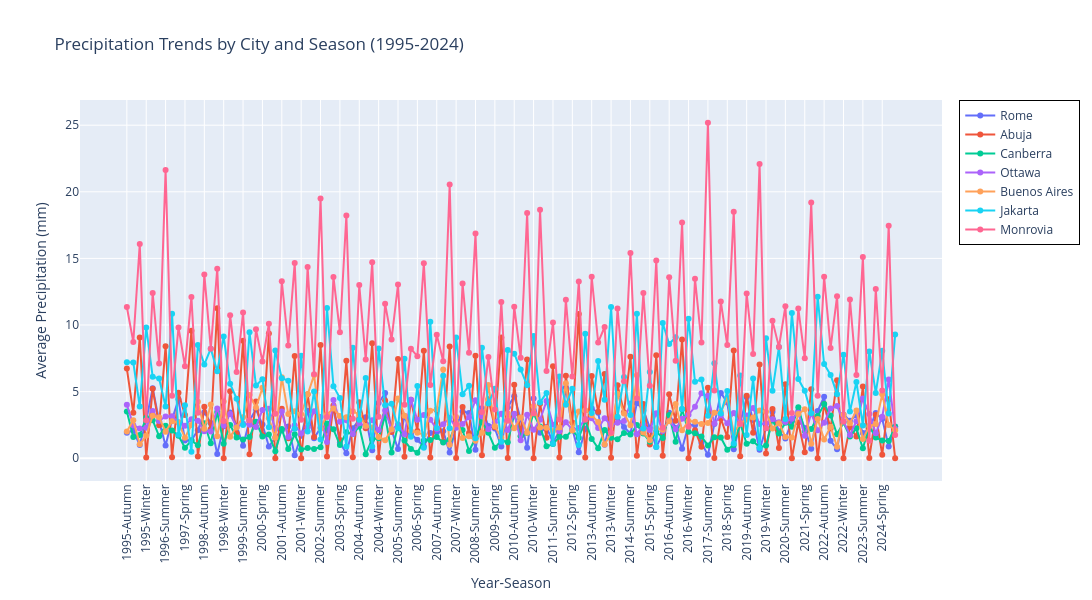

Notebook code for this chart:
### Code cell
# Time series plot for precipitation by season
import plotly.graph_objects as go

# Create figure
fig = go.Figure()

# Add a trace for each city
for city in cities:
    city_data = city_year_season_stats_reset[city_year_season_stats_reset['capital'] == city]
    
    # Create year-season column if not exists
    if 'year_season' not in city_data.columns:
        city_data['year_season'] = city_data['year'].astype(str) + '-' + city_data['season']
    
    fig.add_trace(go.Scatter(
        x=city_data['year_season'],
        y=city_data['avg_precip_mm'],
        mode='lines+markers',
        name=city.strip(),
        line=dict(width=2),
        marker=dict(size=6),
        hovertemplate='<b>%{fullData.name}</b><br>Period: %{x}<br>Avg Precipitation: %{y:.2f} mm<extra></extra>'
    ))

# Update layout
fig.update_layout(
    title='Precipitation Trends by City and Season (1995-2024)',
    xaxis_title='Year-Season',
    yaxis_title='Average Precipitation (mm)',
    hovermode='closest',
    height=600,
    width=1400,
    xaxis=dict(tickangle=-90),
    legend=dict(x=1.02, y=1, bordercolor="Black", borderwidth=1)
)

fig.show()

### Figure 1 — Plotly figure (JSON) as saved in the notebook; plotly's stock layout.template omitted (floating-point values rounded to 4 significant figures)
{"data": [{"hovertemplate": "<b>%{fullData.name}</b><br>Period: %{x}<br>Avg Precipitation: %{y:.2f} mm<extra></extra>", "line": {"width": 2}, "marker": {"size": 6}, "mode": "lines+markers", "name": "Rome", "type": "scatter", "x": ["1995-Autumn", "1995-Spring", "1995-Summer", "1995-Winter", "1996-Autumn", "1996-Spring", "1996-Summer", "1996-Winter", "1997-Autumn", "1997-Spring", "1997-Summer", "1997-Winter", "1998-Autumn", "1998-Spring", "1998-Summer", "1998-Winter", "1999-Autumn", "1999-Spring", "1999-Summer", "1999-Winter", "2000-Autumn", "2000-Spring", "2000-Summer", "2000-Winter", "2001-Autumn", "2001-Spring", "2001-Summer", "2001-Winter", "2002-Autumn", "2002-Spring", "2002-Summer", "2002-Winter", "2003-Autumn", "2003-Spring", "2003-Summer", "2003-Winter", "2004-Autumn", "2004-Spring", "2004-Summer", "2004-Winter", "2005-Autumn", "2005-Spring", "2005-Summer", "2005-Winter", "2006-Autumn", "2006-Spring", "2006-Summer", "2006-Winter", "2007-Autumn", "2007-Spring", "2007-Summer", "2007-Winter", "2008-Autumn", "2008-Spring", "2008-Summer", "2008-Winter", "2009-Autumn", "2009-Spring", "2009-Summer", "2009-Winter", "2010-Autumn", "2010-Spring", "2010-Summer", "2010-Winter", "2011-Autumn", "2011-Spring", "2011-Summer", "2011-Winter", "2012-Autumn", "2012-Spring", "2012-Summer", "2012-Winter", "2013-Autumn", "2013-Spring", "2013-Summer", "2013-Winter", "2014-Autumn", "2014-Spring", "2014-Summer", "2014-Winter", "2015-Autumn", "2015-Spring", "2015-Summer", "2015-Winter", "2016-Autumn", "2016-Spring", "2016-Summer", "2016-Winter", "2017-Autumn", "2017-Spring", "2017-Summer", "2017-Winter", "2018-Autumn", "2018-Spring", "2018-Summer", "2018-Winter", "2019-Autumn", "2019-Spring", "2019-Summer", "2019-Winter", "2020-Autumn", "2020-Spring", "2020-Summer", "2020-Winter", "2021-Autumn", "2021-Spring", "2021-Summer", "2021-Winter", "2022-Autumn", "2022-Spring", "2022-Summer", "2022-Winter", "2023-Autumn", "2023-Spring", "2023-Summer", "2023-Winter", "2024-Autumn", "2024-Spring", "2024-Summer", "2024-Winter"], "y": [1.92, 2.07, 0.99, 2.83, 5.25, 2.77, 0.96, 2.91, 4.42, 1.32, 1.34, 2.09, 3.45, 2.64, 0.32, 2.39, 3.44, 2.44, 0.93, 2.82, 3.67, 2.53, 0.88, 1.55, 2.08, 2.38, 0.23, 1.68, 3.56, 1.49, 2.28, 2.08, 3.7, 1.17, 0.38, 2.25, 2.9, 3.08, 0.6, 4.14, 4.9, 2.1, 0.7, 3.17, 1.83, 1.39, 0.9, 1.89, 1.94, 2.03, 0.42, 2.37, 3.51, 3.4, 0.63, 3.75, 2.42, 2.23, 0.88, 3.83, 4.66, 2.93, 0.78, 4.49, 1.91, 2.35, 1.17, 2.05, 5.3, 2.17, 0.44, 2.2, 3.75, 3.41, 1.01, 3.01, 3.06, 2.34, 1.86, 4.15, 3.59, 2.29, 0.85, 1.8, 3.41, 2.26, 0.71, 2.49, 2.48, 1.14, 0.25, 2.56, 4.9, 4.19, 0.68, 2.63, 4.58, 2.87, 0.64, 2.26, 3.48, 2.02, 1.47, 2.76, 3.54, 2.27, 0.71, 3.54, 4.62, 1.31, 0.68, 3.28, 2.82, 3.22, 1.9, 2.19, 3.39, 2.94, 0.87, 2.38]}, {"hovertemplate": "<b>%{fullData.name}</b><br>Period: %{x}<br>Avg Precipitation: %{y:.2f} mm<extra></extra>", "line": {"width": 2}, "marker": {"size": 6}, "mode": "lines+markers", "name": "Abuja", "type": "scatter", "x": ["1995-Autumn", "1995-Spring", "1995-Summer", "1995-Winter", "1996-Autumn", "1996-Spring", "1996-Summer", "1996-Winter", "1997-Autumn", "1997-Spring", "1997-Summer", "1997-Winter", "1998-Autumn", "1998-Spring", "1998-Summer", "1998-Winter", "1999-Autumn", "1999-Spring", "1999-Summer", "1999-Winter", "2000-Autumn", "2000-Spring", "2000-Summer", "2000-Winter", "2001-Autumn", "2001-Spring", "2001-Summer", "2001-Winter", "2002-Autumn", "2002-Spring", "2002-Summer", "2002-Winter", "2003-Autumn", "2003-Spring", "2003-Summer", "2003-Winter", "2004-Autumn", "2004-Spring", "2004-Summer", "2004-Winter", "2005-Autumn", "2005-Spring", "2005-Summer", "2005-Winter", "2006-Autumn", "2006-Spring", "2006-Summer", "2006-Winter", "2007-Autumn", "2007-Spring", "2007-Summer", "2007-Winter", "2008-Autumn", "2008-Spring", "2008-Summer", "2008-Winter", "2009-Autumn", "2009-Spring", "2009-Summer", "2009-Winter", "2010-Autumn", "2010-Spring", "2010-Summer", "2010-Winter", "2011-Autumn", "2011-Spring", "2011-Summer", "2011-Winter", "2012-Autumn", "2012-Spring", "2012-Summer", "2012-Winter", "2013-Autumn", "2013-Spring", "2013-Summer", "2013-Winter", "2014-Autumn", "2014-Spring", "2014-Summer", "2014-Winter", "2015-Autumn", "2015-Spring", "2015-Summer", "2015-Winter", "2016-Autumn", "2016-Spring", "2016-Summer", "2016-Winter", "2017-Autumn", "2017-Spring", "2017-Summer", "2017-Winter", "2018-Autumn", "2018-Spring", "2018-Summer", "2018-Winter", "2019-Autumn", "2019-Spring", "2019-Summer", "2019-Winter", "2020-Autumn", "2020-Spring", "2020-Summer", "2020-Winter", "2021-Autumn", "2021-Spring", "2021-Summer", "2021-Winter", "2022-Autumn", "2022-Spring", "2022-Summer", "2022-Winter", "2023-Autumn", "2023-Spring", "2023-Summer", "2023-Winter", "2024-Autumn", "2024-Spring", "2024-Summer", "2024-Winter"], "y": [6.73, 3.41, 9.07, 0.06, 5.21, 2.47, 8.4, 0.07, 4.91, 3.25, 9.57, 0.12, 3.87, 2.19, 11.25, 0.0, 5.03, 1.87, 8.81, 0.29, 4.26, 1.75, 9.36, 0.0, 3.72, 1.49, 7.67, 0.0, 4.81, 1.59, 8.49, 0.12, 3.95, 1.37, 7.31, 0.08, 4.2, 2.24, 8.63, 0.05, 4.33, 1.96, 7.44, 0.1, 4.38, 2.05, 8.07, 0.06, 3.62, 1.24, 8.38, 0.01, 3.85, 1.89, 7.7, 0.22, 4.43, 2.32, 9.07, 0.02, 5.52, 1.66, 7.41, 0.0, 4.09, 1.53, 6.9, 0.05, 6.19, 2.68, 10.83, 0.06, 6.18, 3.49, 6.32, 0.04, 5.48, 3.45, 7.62, 0.18, 4.07, 1.03, 7.73, 0.18, 4.8, 2.81, 8.91, 0.0, 2.09, 0.86, 5.28, 0.01, 2.96, 1.6, 8.08, 0.14, 4.69, 1.91, 7.03, 0.36, 3.69, 0.76, 5.56, 0.0, 2.68, 0.44, 5.18, 0.0, 4.06, 2.23, 5.86, 0.0, 2.33, 1.63, 5.38, 0.02, 3.27, 0.25, 4.42, 0.0]}, {"hovertemplate": "<b>%{fullData.name}</b><br>Period: %{x}<br>Avg Precipitation: %{y:.2f} mm<extra></extra>", "line": {"width": 2}, "marker": {"size": 6}, "mode": "lines+markers", "name": "Canberra", "type": "scatter", "x": ["1995-Autumn", "1995-Spring", "1995-Summer", "1995-Winter", "1996-Autumn", "1996-Spring", "1996-Summer", "1996-Winter", "1997-Autumn", "1997-Spring", "1997-Summer", "1997-Winter", "1998-Autumn", "1998-Spring", "1998-Summer", "1998-Winter", "1999-Autumn", "1999-Spring", "1999-Summer", "1999-Winter", "2000-Autumn", "2000-Spring", "2000-Summer", "2000-Winter", "2001-Autumn", "2001-Spring", "2001-Summer", "2001-Winter", "2002-Autumn", "2002-Spring", "2002-Summer", "2002-Winter", "2003-Autumn", "2003-Spring", "2003-Summer", "2003-Winter", "2004-Autumn", "2004-Spring", "2004-Summer", "2004-Winter", "2005-Autumn", "2005-Spring", "2005-Summer", "2005-Winter", "2006-Autumn", "2006-Spring", "2006-Summer", "2006-Winter", "2007-Autumn", "2007-Spring", "2007-Summer", "2007-Winter", "2008-Autumn", "2008-Spring", "2008-Summer", "2008-Winter", "2009-Autumn", "2009-Spring", "2009-Summer", "2009-Winter", "2010-Autumn", "2010-Spring", "2010-Summer", "2010-Winter", "2011-Autumn", "2011-Spring", "2011-Summer", "2011-Winter", "2012-Autumn", "2012-Spring", "2012-Summer", "2012-Winter", "2013-Autumn", "2013-Spring", "2013-Summer", "2013-Winter", "2014-Autumn", "2014-Spring", "2014-Summer", "2014-Winter", "2015-Autumn", "2015-Spring", "2015-Summer", "2015-Winter", "2016-Autumn", "2016-Spring", "2016-Summer", "2016-Winter", "2017-Autumn", "2017-Spring", "2017-Summer", "2017-Winter", "2018-Autumn", "2018-Spring", "2018-Summer", "2018-Winter", "2019-Autumn", "2019-Spring", "2019-Summer", "2019-Winter", "2020-Autumn", "2020-Spring", "2020-Summer", "2020-Winter", "2021-Autumn", "2021-Spring", "2021-Summer", "2021-Winter", "2022-Autumn", "2022-Spring", "2022-Summer", "2022-Winter", "2023-Autumn", "2023-Spring", "2023-Summer", "2023-Winter", "2024-Autumn", "2024-Spring", "2024-Summer", "2024-Winter"], "y": [3.5, 1.59, 1.74, 3.04, 2.85, 1.64, 2.43, 2.08, 1.69, 0.79, 1.32, 0.98, 2.62, 1.12, 3.46, 1.09, 2.49, 1.55, 1.41, 1.6, 2.74, 1.63, 1.77, 0.52, 2.2, 0.69, 1.79, 0.65, 0.76, 0.69, 0.82, 2.61, 2.17, 0.99, 1.95, 1.81, 2.38, 0.3, 1.43, 1.49, 3.18, 0.43, 2.45, 1.32, 0.7, 0.41, 1.33, 1.36, 1.6, 1.18, 1.41, 2.61, 2.12, 0.54, 1.5, 2.71, 1.91, 0.78, 1.33, 1.2, 3.32, 1.64, 1.89, 3.34, 2.38, 0.89, 1.06, 1.61, 1.61, 2.1, 1.54, 2.81, 1.45, 0.75, 2.11, 1.53, 1.42, 1.9, 1.77, 2.5, 1.85, 1.23, 2.0, 1.51, 3.24, 1.23, 3.67, 1.98, 1.87, 1.62, 0.96, 1.58, 1.56, 0.63, 1.0, 2.61, 1.08, 1.28, 0.83, 0.95, 2.87, 1.86, 2.67, 2.37, 3.82, 2.04, 2.19, 3.17, 4.06, 3.2, 1.8, 2.68, 1.62, 2.24, 0.74, 2.39, 1.55, 1.32, 1.3, 2.36]}, {"hovertemplate": "<b>%{fullData.name}</b><br>Period: %{x}<br>Avg Precipitation: %{y:.2f} mm<extra></extra>", "line": {"width": 2}, "marker": {"size": 6}, "mode": "lines+markers", "name": "Ottawa", "type": "scatter", "x": ["1995-Autumn", "1995-Spring", "1995-Summer", "1995-Winter", "1996-Autumn", "1996-Spring", "1996-Summer", "1996-Winter", "1997-Autumn", "1997-Spring", "1997-Summer", "1997-Winter", "1998-Autumn", "1998-Spring", "1998-Summer", "1998-Winter", "1999-Autumn", "1999-Spring", "1999-Summer", "1999-Winter", "2000-Autumn", "2000-Spring", "2000-Summer", "2000-Winter", "2001-Autumn", "2001-Spring", "2001-Summer", "2001-Winter", "2002-Autumn", "2002-Spring", "2002-Summer", "2002-Winter", "2003-Autumn", "2003-Spring", "2003-Summer", "2003-Winter", "2004-Autumn", "2004-Spring", "2004-Summer", "2004-Winter", "2005-Autumn", "2005-Spring", "2005-Summer", "2005-Winter", "2006-Autumn", "2006-Spring", "2006-Summer", "2006-Winter", "2007-Autumn", "2007-Spring", "2007-Summer", "2007-Winter", "2008-Autumn", "2008-Spring", "2008-Summer", "2008-Winter", "2009-Autumn", "2009-Spring", "2009-Summer", "2009-Winter", "2010-Autumn", "2010-Spring", "2010-Summer", "2010-Winter", "2011-Autumn", "2011-Spring", "2011-Summer", "2011-Winter", "2012-Autumn", "2012-Spring", "2012-Summer", "2012-Winter", "2013-Autumn", "2013-Spring", "2013-Summer", "2013-Winter", "2014-Autumn", "2014-Spring", "2014-Summer", "2014-Winter", "2015-Autumn", "2015-Spring", "2015-Summer", "2015-Winter", "2016-Autumn", "2016-Spring", "2016-Summer", "2016-Winter", "2017-Autumn", "2017-Spring", "2017-Summer", "2017-Winter", "2018-Autumn", "2018-Spring", "2018-Summer", "2018-Winter", "2019-Autumn", "2019-Spring", "2019-Summer", "2019-Winter", "2020-Autumn", "2020-Spring", "2020-Summer", "2020-Winter", "2021-Autumn", "2021-Spring", "2021-Summer", "2021-Winter", "2022-Autumn", "2022-Spring", "2022-Summer", "2022-Winter", "2023-Autumn", "2023-Spring", "2023-Summer", "2023-Winter", "2024-Autumn", "2024-Spring", "2024-Summer", "2024-Winter"], "y": [4.01, 2.48, 2.23, 2.29, 3.55, 2.8, 3.13, 3.15, 2.69, 2.44, 2.93, 2.81, 2.03, 2.01, 3.74, 2.46, 3.31, 2.34, 2.61, 2.51, 2.35, 3.62, 3.71, 2.18, 3.51, 1.6, 2.48, 1.86, 2.33, 3.53, 3.09, 1.21, 4.36, 2.73, 2.84, 1.81, 2.63, 2.4, 2.84, 2.12, 3.59, 2.16, 2.53, 1.79, 4.38, 2.88, 3.24, 2.89, 2.18, 2.54, 3.03, 2.28, 2.56, 3.07, 4.35, 3.15, 2.17, 2.7, 3.33, 2.12, 3.33, 1.35, 3.27, 2.13, 2.88, 4.29, 2.52, 2.02, 2.69, 2.14, 2.27, 2.94, 2.99, 2.26, 3.0, 2.47, 2.67, 2.79, 4.11, 1.79, 2.52, 2.11, 3.38, 2.04, 2.82, 2.17, 2.96, 3.26, 3.86, 4.88, 4.68, 2.6, 3.22, 2.62, 3.39, 2.57, 3.2, 3.77, 2.56, 2.6, 2.93, 2.7, 2.71, 2.97, 3.42, 1.69, 3.38, 2.09, 2.66, 3.73, 3.92, 2.76, 1.75, 2.78, 4.49, 3.31, 1.87, 3.11, 5.9, 2.22]}, {"hovertemplate": "<b>%{fullData.name}</b><br>Period: %{x}<br>Avg Precipitation: %{y:.2f} mm<extra></extra>", "line": {"width": 2}, "marker": {"size": 6}, "mode": "lines+markers", "name": "Buenos Aires", "type": "scatter", "x": ["1995-Autumn", "1995-Spring", "1995-Summer", "1995-Winter", "1996-Autumn", "1996-Spring", "1996-Summer", "1996-Winter", "1997-Autumn", "1997-Spring", "1997-Summer", "1997-Winter", "1998-Autumn", "1998-Spring", "1998-Summer", "1998-Winter", "1999-Autumn", "1999-Spring", "1999-Summer", "1999-Winter", "2000-Autumn", "2000-Spring", "2000-Summer", "2000-Winter", "2001-Autumn", "2001-Spring", "2001-Summer", "2001-Winter", "2002-Autumn", "2002-Spring", "2002-Summer", "2002-Winter", "2003-Autumn", "2003-Spring", "2003-Summer", "2003-Winter", "2004-Autumn", "2004-Spring", "2004-Summer", "2004-Winter", "2005-Autumn", "2005-Spring", "2005-Summer", "2005-Winter", "2006-Autumn", "2006-Spring", "2006-Summer", "2006-Winter", "2007-Autumn", "2007-Spring", "2007-Summer", "2007-Winter", "2008-Autumn", "2008-Spring", "2008-Summer", "2008-Winter", "2009-Autumn", "2009-Spring", "2009-Summer", "2009-Winter", "2010-Autumn", "2010-Spring", "2010-Summer", "2010-Winter", "2011-Autumn", "2011-Spring", "2011-Summer", "2011-Winter", "2012-Autumn", "2012-Spring", "2012-Summer", "2012-Winter", "2013-Autumn", "2013-Spring", "2013-Summer", "2013-Winter", "2014-Autumn", "2014-Spring", "2014-Summer", "2014-Winter", "2015-Autumn", "2015-Spring", "2015-Summer", "2015-Winter", "2016-Autumn", "2016-Spring", "2016-Summer", "2016-Winter", "2017-Autumn", "2017-Spring", "2017-Summer", "2017-Winter", "2018-Autumn", "2018-Spring", "2018-Summer", "2018-Winter", "2019-Autumn", "2019-Spring", "2019-Summer", "2019-Winter", "2020-Autumn", "2020-Spring", "2020-Summer", "2020-Winter", "2021-Autumn", "2021-Spring", "2021-Summer", "2021-Winter", "2022-Autumn", "2022-Spring", "2022-Summer", "2022-Winter", "2023-Autumn", "2023-Spring", "2023-Summer", "2023-Winter", "2024-Autumn", "2024-Spring", "2024-Summer", "2024-Winter"], "y": [2.01, 2.84, 1.04, 1.69, 3.19, 3.07, 1.99, 2.78, 2.68, 1.53, 2.49, 4.24, 2.21, 4.03, 1.64, 4.26, 1.61, 2.3, 3.08, 4.75, 3.8, 5.28, 3.0, 1.53, 6.07, 3.31, 3.52, 3.3, 4.81, 6.24, 2.22, 3.28, 3.74, 3.17, 3.07, 3.53, 3.27, 2.42, 2.31, 1.6, 1.35, 2.18, 4.49, 3.19, 2.05, 1.92, 1.76, 3.56, 3.68, 6.66, 1.01, 3.1, 1.51, 1.65, 1.31, 1.92, 5.49, 2.39, 1.55, 3.36, 2.25, 3.06, 1.91, 3.9, 2.3, 2.28, 2.04, 2.3, 5.63, 2.08, 3.51, 3.6, 3.23, 2.72, 1.02, 1.88, 4.83, 3.36, 2.47, 6.22, 1.93, 1.34, 2.24, 2.14, 2.77, 4.06, 2.1, 2.8, 2.73, 2.57, 2.64, 3.41, 3.49, 4.49, 1.9, 2.62, 2.89, 3.05, 3.58, 3.49, 2.23, 2.63, 1.6, 1.56, 3.32, 3.67, 1.08, 2.95, 1.4, 2.36, 0.86, 3.28, 2.63, 3.58, 1.44, 2.39, 2.57, 4.8, 2.5, 2.1]}, {"hovertemplate": "<b>%{fullData.name}</b><br>Period: %{x}<br>Avg Precipitation: %{y:.2f} mm<extra></extra>", "line": {"width": 2}, "marker": {"size": 6}, "mode": "lines+markers", "name": "Jakarta", "type": "scatter", "x": ["1995-Autumn", "1995-Spring", "1995-Summer", "1995-Winter", "1996-Autumn", "1996-Spring", "1996-Summer", "1996-Winter", "1997-Autumn", "1997-Spring", "1997-Summer", "1997-Winter", "1998-Autumn", "1998-Spring", "1998-Summer", "1998-Winter", "1999-Autumn", "1999-Spring", "1999-Summer", "1999-Winter", "2000-Autumn", "2000-Spring", "2000-Summer", "2000-Winter", "2001-Autumn", "2001-Spring", "2001-Summer", "2001-Winter", "2002-Autumn", "2002-Spring", "2002-Summer", "2002-Winter", "2003-Autumn", "2003-Spring", "2003-Summer", "2003-Winter", "2004-Autumn", "2004-Spring", "2004-Summer", "2004-Winter", "2005-Autumn", "2005-Spring", "2005-Summer", "2005-Winter", "2006-Autumn", "2006-Spring", "2006-Summer", "2006-Winter", "2007-Autumn", "2007-Spring", "2007-Summer", "2007-Winter", "2008-Autumn", "2008-Spring", "2008-Summer", "2008-Winter", "2009-Autumn", "2009-Spring", "2009-Summer", "2009-Winter", "2010-Autumn", "2010-Spring", "2010-Summer", "2010-Winter", "2011-Autumn", "2011-Spring", "2011-Summer", "2011-Winter", "2012-Autumn", "2012-Spring", "2012-Summer", "2012-Winter", "2013-Autumn", "2013-Spring", "2013-Summer", "2013-Winter", "2014-Autumn", "2014-Spring", "2014-Summer", "2014-Winter", "2015-Autumn", "2015-Spring", "2015-Summer", "2015-Winter", "2016-Autumn", "2016-Spring", "2016-Summer", "2016-Winter", "2017-Autumn", "2017-Spring", "2017-Summer", "2017-Winter", "2018-Autumn", "2018-Spring", "2018-Summer", "2018-Winter", "2019-Autumn", "2019-Spring", "2019-Summer", "2019-Winter", "2020-Autumn", "2020-Spring", "2020-Summer", "2020-Winter", "2021-Autumn", "2021-Spring", "2021-Summer", "2021-Winter", "2022-Autumn", "2022-Spring", "2022-Summer", "2022-Winter", "2023-Autumn", "2023-Spring", "2023-Summer", "2023-Winter", "2024-Autumn", "2024-Spring", "2024-Summer", "2024-Winter"], "y": [7.21, 7.18, 3.88, 9.82, 6.11, 5.98, 3.88, 10.85, 1.76, 3.97, 0.49, 8.49, 7.04, 8.22, 6.53, 9.14, 5.58, 4.47, 2.49, 9.45, 5.46, 5.93, 2.33, 8.09, 6.0, 5.82, 2.21, 7.7, 2.01, 5.01, 1.4, 11.27, 5.41, 4.52, 0.87, 8.3, 2.88, 6.02, 0.88, 8.24, 3.98, 4.09, 2.24, 7.47, 1.61, 5.42, 0.79, 10.24, 2.26, 6.19, 2.25, 9.06, 4.81, 5.43, 1.49, 8.3, 4.1, 5.22, 1.24, 8.12, 7.85, 6.65, 5.47, 9.18, 4.19, 4.9, 1.08, 6.13, 4.02, 5.21, 0.99, 9.34, 3.4, 7.29, 4.39, 11.35, 3.11, 6.09, 3.25, 10.84, 2.23, 6.47, 0.85, 10.15, 8.57, 9.08, 3.69, 10.47, 5.74, 5.9, 3.19, 7.13, 3.35, 5.04, 1.11, 6.2, 1.75, 5.98, 0.77, 9.0, 5.06, 8.34, 2.95, 10.9, 5.94, 5.07, 3.38, 12.12, 7.07, 6.25, 4.81, 7.76, 3.5, 5.72, 2.46, 8.01, 4.9, 8.06, 3.35, 9.28]}, {"hovertemplate": "<b>%{fullData.name}</b><br>Period: %{x}<br>Avg Precipitation: %{y:.2f} mm<extra></extra>", "line": {"width": 2}, "marker": {"size": 6}, "mode": "lines+markers", "name": "Monrovia", "type": "scatter", "x": ["1995-Autumn", "1995-Spring", "1995-Summer", "1995-Winter", "1996-Autumn", "1996-Spring", "1996-Summer", "1996-Winter", "1997-Autumn", "1997-Spring", "1997-Summer", "1997-Winter", "1998-Autumn", "1998-Spring", "1998-Summer", "1998-Winter", "1999-Autumn", "1999-Spring", "1999-Summer", "1999-Winter", "2000-Autumn", "2000-Spring", "2000-Summer", "2000-Winter", "2001-Autumn", "2001-Spring", "2001-Summer", "2001-Winter", "2002-Autumn", "2002-Spring", "2002-Summer", "2002-Winter", "2003-Autumn", "2003-Spring", "2003-Summer", "2003-Winter", "2004-Autumn", "2004-Spring", "2004-Summer", "2004-Winter", "2005-Autumn", "2005-Spring", "2005-Summer", "2005-Winter", "2006-Autumn", "2006-Spring", "2006-Summer", "2006-Winter", "2007-Autumn", "2007-Spring", "2007-Summer", "2007-Winter", "2008-Autumn", "2008-Spring", "2008-Summer", "2008-Winter", "2009-Autumn", "2009-Spring", "2009-Summer", "2009-Winter", "2010-Autumn", "2010-Spring", "2010-Summer", "2010-Winter", "2011-Autumn", "2011-Spring", "2011-Summer", "2011-Winter", "2012-Autumn", "2012-Spring", "2012-Summer", "2012-Winter", "2013-Autumn", "2013-Spring", "2013-Summer", "2013-Winter", "2014-Autumn", "2014-Spring", "2014-Summer", "2014-Winter", "2015-Autumn", "2015-Spring", "2015-Summer", "2015-Winter", "2016-Autumn", "2016-Spring", "2016-Summer", "2016-Winter", "2017-Autumn", "2017-Spring", "2017-Summer", "2017-Winter", "2018-Autumn", "2018-Spring", "2018-Summer", "2018-Winter", "2019-Autumn", "2019-Spring", "2019-Summer", "2019-Winter", "2020-Autumn", "2020-Spring", "2020-Summer", "2020-Winter", "2021-Autumn", "2021-Spring", "2021-Summer", "2021-Winter", "2022-Autumn", "2022-Spring", "2022-Summer", "2022-Winter", "2023-Autumn", "2023-Spring", "2023-Summer", "2023-Winter", "2024-Autumn", "2024-Spring", "2024-Summer", "2024-Winter"], "y": [11.35, 8.73, 16.08, 2.84, 12.4, 7.11, 21.63, 4.69, 9.82, 6.91, 12.11, 3.42, 13.8, 8.22, 14.22, 2.79, 10.74, 6.47, 10.93, 2.85, 9.68, 7.26, 10.09, 3.34, 13.29, 8.47, 14.66, 2.88, 14.36, 6.3, 19.5, 3.09, 13.61, 9.46, 18.22, 2.96, 13.0, 7.41, 14.71, 3.12, 11.6, 8.92, 13.04, 4.02, 8.21, 7.66, 14.64, 5.5, 9.27, 7.27, 20.54, 2.54, 13.11, 7.92, 16.87, 3.47, 7.59, 3.65, 11.73, 2.82, 11.37, 7.54, 18.4, 3.36, 18.65, 6.54, 10.18, 2.9, 11.89, 6.13, 13.26, 2.89, 13.62, 8.69, 9.85, 1.91, 11.23, 5.77, 15.41, 4.51, 12.4, 5.43, 14.84, 2.29, 13.58, 7.32, 17.69, 2.36, 13.48, 8.69, 25.18, 5.08, 11.76, 8.5, 18.51, 2.58, 12.37, 7.82, 22.09, 2.25, 10.31, 8.35, 11.41, 3.4, 11.23, 7.51, 19.2, 4.69, 13.63, 8.28, 12.15, 2.75, 11.91, 6.24, 15.11, 1.31, 12.7, 5.08, 17.46, 1.75]}], "layout": {"height": 600, "hovermode": "closest", "legend": {"bordercolor": "Black", "borderwidth": 1, "x": 1.02, "y": 1}, "title": {"text": "Precipitation Trends by City and Season (1995-2024)"}, "width": 1400, "xaxis": {"tickangle": -90, "title": {"text": "Year-Season"}}, "yaxis": {"title": {"text": "Average Precipitation (mm)"}}}}
